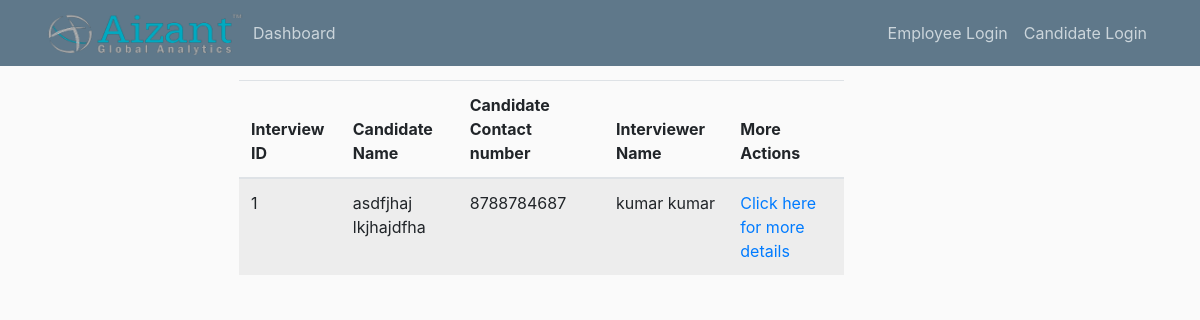
Page /interview/all on the committed database.
### app/models.py (models this page shows, shortened)
class Interview(db.Model):
    id = db.Column(db.Integer, primary_key=True)
    start_time = db.Column(db.Time)
    end_time = db.Column(db.Time)
    date = db.Column(db.Date)
    round = db.Column(db.Integer)
    meet_link = db.Column(db.String(50))
    feedback = db.Column(db.String(500))
    next_round = db.Column(db.Boolean)
    is_done = db.Column(db.Boolean)
    interviewer_id = db.Column(db.Integer, db.ForeignKey('interviewer.id'))  # many to one w interviewer
    recruiter_id = db.Column(db.Integer, db.ForeignKey('recruiter.id'))  # many to one w recruiter
    application_id = db.Column(db.Integer, db.ForeignKey('application.id'))  # many to one with application

class Candidate(db.Model):
    id = db.Column(db.Integer, primary_key=True)
    first_name = db.Column(db.String(30))
    last_name = db.Column(db.String(30))
    contact_number = db.Column(db.String(10))
    email = db.Column(db.String(200), unique=True)
    password = db.Column(db.String(260))
    pan_card = db.Column(db.String(10))
    current_location = db.Column(db.String(200))
    candidate_compensation = db.relationship('CandidateCompensation', backref='candidate', uselist=False)  # one to
    candidate_professions = db.relationship('CandidateProfession', backref='candidate')  # one to many with candidate
    candidate_educations = db.relationship('CandidateEducation', backref='candidate')  # one to many w education
    applications = db.relationship('Application', backref='candidate')

class Employee(db.Model, UserMixin):
    id = db.Column(db.Integer, primary_key=True)
    first_name = db.Column(db.String(30))
    last_name = db.Column(db.String(30))
    contact_number = db.Column(db.String(10))
    email = db.Column(db.String(100), unique=True)
    password = db.Column(db.String(255))
    position = db.Column(db.String(20))
    role = db.Column(db.String(20))
    recruiter = db.relationship('Recruiter', backref='employee', uselist=False)
    interviewer = db.relationship('Interviewer', backref='employee', uselist=False)
    manager = db.relationship('Manager', backref='employee', uselist=False)

### app/routes.py (the view)
@app.route('/interview/all')
def view_all_interviews():
    candidate_list = {}
    interviewer_list = {}
    interviews = Interview.query.all()
    for interview in interviews:
        current_application = Application.query.filter_by(id=interview.application_id).first()
        current_candidate = Candidate.query.filter_by(id=current_application.candidate_id).first()
        current_interviewer = Interviewer.query.filter_by(id=interview.interviewer_id).first()
        current_interviewer_emp = Employee.query.filter_by(id=current_interviewer.employee_id).first()
        candidate_list[interview] = current_candidate
        interviewer_list[interview] = current_interviewer_emp
    return render_template('view_interview_list.html', candidates=candidate_list, interviewers=interviewer_list,
                           interviews=interviews)

### app/templates/view_interview_list.html
{% extends 'layout.html' %}
{% block content %}
    <table class="table table-striped">
        <thead>
        <tr>
            <th scope="col">Interview ID</th>
            <th scope="col">Candidate Name</th>
            <th scope="col">Candidate Contact number</th>
            <th scope="col">Interviewer Name</th>
            <th scope="col">More Actions</th>
        </tr>
        </thead>
        <tbody>
        {% for interview in interviews %}
            <tr>
                <td>{{ interview.id }}</td>
                <td>{{ candidates[interview].first_name + ' ' + candidates[interview].last_name }}</td>
                <td>{{ candidates[interview].contact_number }}</td>
                <td>{{ interviewers[interview].first_name + ' ' + interviewers[interview].last_name }}</td>
                <td><a href="{{ url_for('view_interview',interview_id=interview.id) }}">Click here for more details</a> </td>
            </tr>
        {% endfor %}
        </tbody>
    </table>
{% endblock %}

### app/static/main.css (style rules this page uses)
body { background: #fafafa; color: #333333; margin-top: 5rem; }

### rows in the picture
Interview: id "1"
Candidate: first_name+last_name "asdfjhaj lkjhajdfha", contact_number "8788784687"
Employee: first_name+last_name "kumar kumar"
